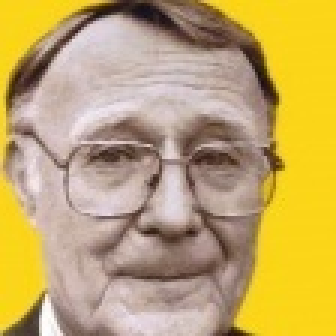
#> input picture quan_table/insightface_v2/insightface_data/Test/77.jpg, 112 x 112 px (shown 3 times larger); the run also reads 1 picture not shown here
$ python demo.py
#> lines starting #> are read from the running program, lines starting #| are printed output that depends on the picture
#!/usr/bin/env python
# -*- coding: utf-8 -*-
# @Time    : 2019/7/2 22:52
# @Author  : xiezheng
# @Site    :
# @File    : demo.py

import cv2
import numpy as np

origin_img = cv2.imread("./77.jpg")
#> origin_img is the input picture: shape (112, 112, 3); mean B, G, R 105.2, 168.4, 194.6
origin_img = origin_img.astype(np.float32)
# [4 lines of commented-out code are left out]

img = cv2.imread("./mxnet_77.jpg")
img = img.astype(np.float32)
# [4 lines of commented-out code are left out]

delta = origin_img-img
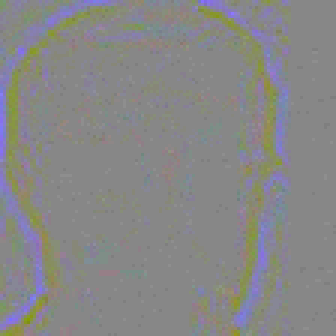
#> delta: shape (112, 112, 3) float32 (shown 3 times larger); mean B, G, R -0.0108, 0.00335, 0.00502; drawn with min black and max white
print("origin_img-img={}".format(delta))
#> (printed output is left out)
delta_reshap = delta.reshape(-1)
for i in range(len(delta_reshap)):
    print("i={}, data={}".format(i, delta_reshap[i]))
#> this loop made 37632 passes
#| i=0, data=-4.0
#| i=1, data=2.0
#| i=2, data=-2.0
#| i=3, data=-2.0
#| i=4, data=2.0
#| i=5, data=-2.0
#| i=6, data=-2.0
#| i=7, data=0.0
#> (further printed lines are left out)
print(np.sum(np.abs(delta)))
print(np.mean(np.abs(delta)))
